Frame 1 (no input): blank canvas, image omitted
Frame 60 (no input): blank canvas, image omitted
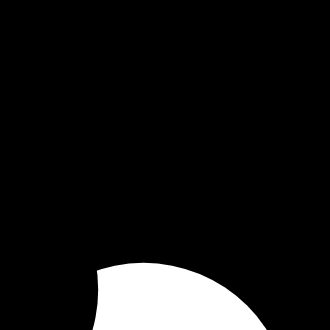
Frame 120 (the mouse pressed at the canvas centre since frame 60)

The p5.js sketch whose frames 1 and 60 were blank and that drew this single picture after the mouse press (run headless with seeded random() and noise() and a simulated clock; from frame 60 on, the mouse is pressed at the canvas centre):

// p5.js sketch
// ── sketch.js
let randoms = []

let circleMask
let outline
function setup() {
    createCanvas(330, 330)
    noStroke()

    circleMask = createGraphics(330, 330)
    circleMask.noStroke()
    outline = createGraphics(330, 330)
    outline.noStroke()

    for (let i = 0; i < 14; i++) {
        randoms.push(p5.Vector.random2D().setMag(600).add(createVector(330 / 2, 330 / 2)))
    }
}

t = 0
function draw() {
    blendMode(BLEND)
    background(0)

    t = t + deltaTime / 1000
    const mix = t / 10

    // reset it
    if (t > 10) {
        t = 0
        randoms = []
        for (let i = 0; i < 14; i++) {
            randoms.push(p5.Vector.random2D().setMag(600).add(createVector(330 / 2, 330 / 2)))
        }
    }

    // face
    fill(255)
    interpolateRect(
        randoms[0].x, randoms[0].y, 0, 0, 201, 201, mix
    )
    interpolateRect(
        randoms[1].x, randoms[1].y, 0, 0, 194, 280, mix
    )
    interpolateRect(
        randoms[2].x, randoms[2].y, 147, 220, 34, 110, mix
    )

    fill(0)
    interpolateRect(
        randoms[3].x, randoms[3].y, 0, 0, 192, 198, mix
    )
    interpolateRect(
        randoms[4].x, randoms[4].y, 0, 0, 167, 277, mix
    )
    interpolateRect(
        randoms[5].x, randoms[5].y, 150, 201, 30, 28, mix
    )
    interpolateRect(
        randoms[6].x, randoms[6].y, 150, 235, 30, 42, mix
    )
    interpolateRect(
        randoms[7].x, randoms[7].y, 0, 277, 125, 100, mix
    )

    fill(255)

    // eye
    fill(255)
    interpolateRect(randoms[8].x, randoms[8].y, 85, 70, 75, 72, mix)

    fill(0)
    interpolateRect(randoms[9].x, randoms[9].y, 80, 72, 77, 72, mix)

    fill(255)
    interpolateRect(randoms[10].x, randoms[10].y, 112, 72, 46, 43, mix)

    // circles
    circleMask.background(0)
    interpolateCircle(circleMask, randoms[11].x, randoms[11].y, 330 / 2, 330 / 2, 294, mix)
    blendMode(MULTIPLY)
    image(circleMask, 0, 0, width, height)

    outline.background(0)
    outline.fill(255)
    interpolateCircle(outline, randoms[12].x, randoms[12].y, 330 / 2, 330 / 2, 294, mix)
    outline.fill(0)
    interpolateCircle(outline, randoms[13].x, randoms[13].y, 330 / 2, 330 / 2, 290, mix)

    blendMode(ADD)
    image(outline, 0, 0, width, height)
}

function interpolateRect(startPosX, startPosY, endPosX, endPosY, width, height, mix) {
    mix = 1 - Math.pow(1 - mix, 4)
    rect(
        startPosX * (1 - mix) + endPosX * (mix),
        startPosY * (1 - mix) + endPosY * (mix),
        width, height
    )
}

function interpolateCircle(target, startPosX, startPosY, endPosX, endPosY, diameter, mix) {
    mix = 1 - Math.pow(1 - mix, 4)
    target.circle(
        startPosX * (1 - mix) + endPosX * (mix),
        startPosY * (1 - mix) + endPosY * (mix),
        diameter
    )
}
